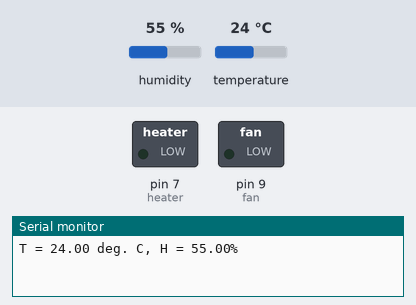
A sketch run on a simulated Arduino Uno, built with avr-gcc and run on an emulated ATmega328P. Parts: switched loads named in the sketch (green lamp = pin HIGH), the last lines printed to the serial monitor. The test bench sets the inputs (shaded band); at power-on: temperature 24 °C, humidity 55 %.

Above: at 3.0 s.
3.1 s: temperature set to 22.6 °C
At 5.3 s:
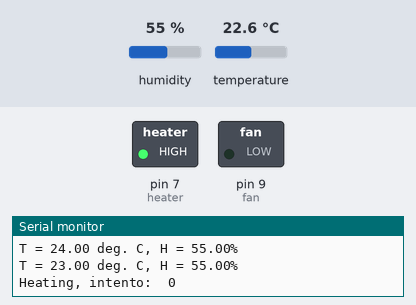
6.0 s: temperature set to 26 °C
11.7 s: temperature set to 27 °C
At 16.9 s:
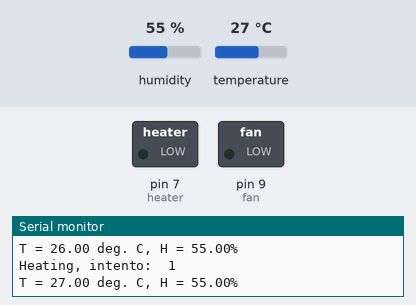
18.0 s: temperature set to 12 °C
At 20.0 s:
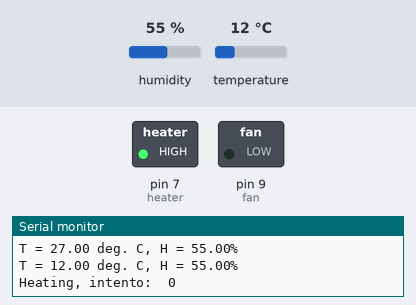
Timing chart, 0 to 21.3 s (numbered marks = the images above; inputs shaded):
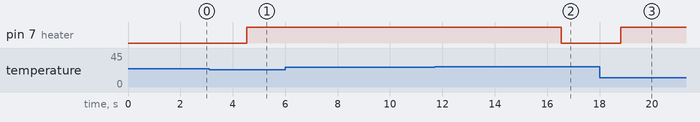

The sketch:

INVERNADERO_ARDUINO.ino
```cpp
/* Invernadero Automático Arduino
 *
 *  Autor: Martín Encina  (Enconix)
 *  Fecha 11/06/2019
 *  Ultima edición:
 *  Descripción: Es un sistema de control automático para invernaderos pequeños, con Arduino.
 *
 *  Maneja una sensor DHT11 (Se puede actualizar a un más preciso) y un 4 reles
 *  para las 4 acciones de control, aumentar temperatura (heater), aumentar humedad
 *  (humidificador), reducir temperatura (ventilador), reducir humedad (ventilador_humedad)
 *
 */


#include <dht_nonblocking.h>

#define DHT_SENSOR_TYPE DHT_TYPE_11
//#define DHT_SENSOR_TYPE DHT_TYPE_21
//#define DHT_SENSOR_TYPE DHT_TYPE_22

static const int DHT_SENSOR_PIN = 2;
DHT_nonblocking dht_sensor( DHT_SENSOR_PIN, DHT_SENSOR_TYPE );

//Pin para heater
#define heater 7
//Pin para ventilador

#define fan 9

//Temperatura a mantener por el sistema
float t_ref = 25.0;

//Humedad a mantener por el sistema
float h_ref = 50.0;

//Variacion de temperatura para correccion
float delta_t = 2.0;


//Ciclos correctivos maximos
int ciclos_ref=10;
//Ciclos de trabajo
int ciclo=0;

float t;
float h;
boolean flag_H = LOW;
void setup( )
{
  Serial.begin( 9600);
  pinMode(heater, OUTPUT);
  digitalWrite(heater,LOW);

  pinMode(fan, OUTPUT);
  digitalWrite(fan,LOW);
}
void loop( )
{

 if(dht_sensor.measure(&t, &h)){
    Serial.print( "T = " );
    Serial.print( t);
    Serial.print( " deg. C, H = " );
    Serial.print( h);
    Serial.println( "%" );

    if (t <= (t_ref - delta_t)){aumentar_temp();}  //Si está por debajo de 23
    else if (t<= (t_ref + delta_t - 1.0) && digitalRead(heater)){aumentar_temp();} //si está por debajo de 27 y calentando, seguir.
    else {digitalWrite(heater,LOW); ciclo=0;}  //Si heater==off (ciclo de enfriamiento) o temperatura alta, apagar heater y ciclo

}
}
void aumentar_temp() {

  Serial.print("Heating, intento:  ");
  Serial.println(ciclo);
  if ((!(digitalRead(heater))) && (ciclo <= ciclos_ref)){
       digitalWrite(heater,HIGH); //Prender heater
      }
    delay(6000);   //Calentar 6 segundos
    ciclo = ++ciclo;
   if (ciclo>ciclos_ref){
      digitalWrite(heater,LOW);
      Serial.println("Error de compensación, el actuador no puede elevar temperatura del invernadero");
      ciclo = ciclos_ref + 1; //Evitamos que se encienda el heater.
    }
  }
```

Measured:
- the behaviour switches between 23.5 and 23.4 °C on temperature (found by bisection; images 0 and 1)
- the behaviour switches between 26.4 and 26.5 °C on temperature (found by bisection; images 1 and 2)
- after the input at 3.1 s, pin 7 (heater): LOW → HIGH after 1.4 s
- after the input at 11.7 s, pin 7 (heater): HIGH → LOW after 4.8 s
- after the input at 18.0 s, pin 7 (heater): LOW → HIGH after 0.81 s
